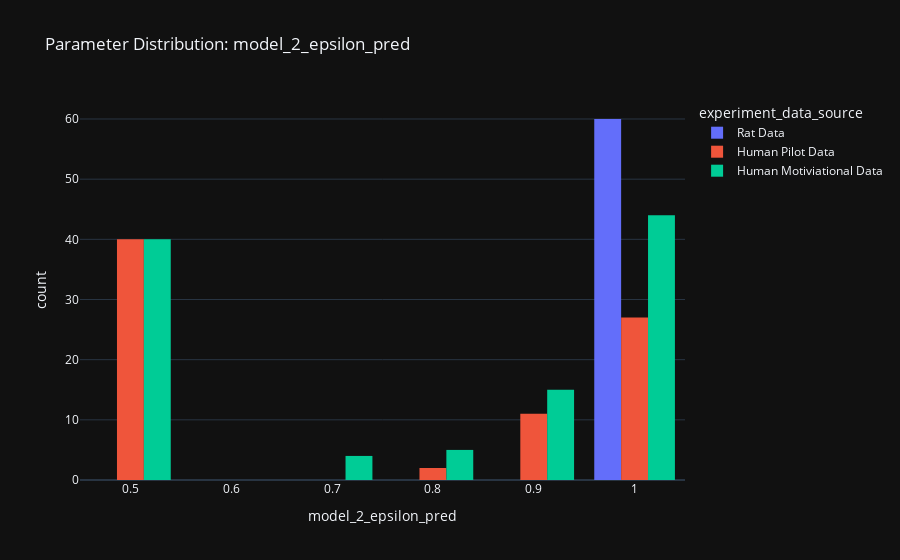

Here is the notebook cell this chart was saved with:
### Code cell
PARAMETER = 'model_2_epsilon_pred'
fig = px.histogram(final_df, x=PARAMETER, color='experiment_data_source', title=f'Parameter Distribution: {PARAMETER}', nbins=10)
fig.update_layout(barmode='group', template='plotly_dark')
fig.show()

### Figure 1 — Plotly figure (JSON) as saved in the notebook; plotly's stock layout.template omitted (floating-point values rounded to 4 significant figures)
{"data": [{"alignmentgroup": "True", "bingroup": "x", "hovertemplate": "experiment_data_source=Rat Data<br>model_2_epsilon_pred=%{x}<br>count=%{y}<extra></extra>", "legendgroup": "Rat Data", "marker": {"color": "#636efa", "pattern": {"shape": ""}}, "name": "Rat Data", "nbinsx": 10, "offsetgroup": "Rat Data", "orientation": "v", "showlegend": true, "type": "histogram", "x": [1, 1, 1, 1, 1, 1, 1, 1, 1, 1, 1, 1, 1, 1, 1, 1, 1, 1, 1, 1, 1, 1, 1, 1, 1, 1, 1, 1, 1, 1, 1, 1, 1, 1, 1, 1, 1, 1, 1, 1, 1, 1, 1, 1, 1, 1, 1, 1, 1, 1, 1, 1, 1, 1, 1, 1, 1, 1, 1, 1], "xaxis": "x", "yaxis": "y"}, {"alignmentgroup": "True", "bingroup": "x", "hovertemplate": "experiment_data_source=Human Pilot Data<br>model_2_epsilon_pred=%{x}<br>count=%{y}<extra></extra>", "legendgroup": "Human Pilot Data", "marker": {"color": "#EF553B", "pattern": {"shape": ""}}, "name": "Human Pilot Data", "nbinsx": 10, "offsetgroup": "Human Pilot Data", "orientation": "v", "showlegend": true, "type": "histogram", "x": [1, 1, 0.915, 1, 0.881, 0.949, 1, 0.949, 1, 0.983, 0.975, 0.949, 1, 1, 1, 0.983, 1, 1, 1, 1, 0.5, 0.5, 0.5, 0.5, 0.5, 0.5, 0.5, 0.5, 0.5, 0.5, 0.5, 0.5, 0.5, 0.5, 0.5, 0.5, 0.5, 0.5, 0.5, 0.5, 0.949, 1, 1, 1, 0.78, 0.881, 1, 1, 0.915, 1, 1, 0.915, 1, 0.915, 1, 0.983, 0.78, 0.915, 1, 1, 0.5, 0.5, 0.5, 0.5, 0.5, 0.5, 0.5, 0.5, 0.5, 0.5, 0.5, 0.5, 0.5, 0.5, 0.5, 0.5, 0.5, 0.5, 0.5, 0.5], "xaxis": "x", "yaxis": "y"}, {"alignmentgroup": "True", "bingroup": "x", "hovertemplate": "experiment_data_source=Human Motiviational Data<br>model_2_epsilon_pred=%{x}<br>count=%{y}<extra></extra>", "legendgroup": "Human Motiviational Data", "marker": {"color": "#00cc96", "pattern": {"shape": ""}}, "name": "Human Motiviational Data", "nbinsx": 10, "offsetgroup": "Human Motiviational Data", "orientation": "v", "showlegend": true, "type": "histogram", "x": [1, 1, 1, 1, 0.5, 1, 0.949, 1, 0.847, 1, 1, 0.678, 0.983, 0.915, 0.983, 0.712, 1, 1, 0.5, 0.5, 0.5, 0.5, 0.5, 0.5, 0.5, 0.5, 0.5, 0.5, 0.5, 0.5, 0.5, 0.5, 0.5, 0.5, 0.5, 0.5, 1, 0.941, 0.915, 0.847, 0.983, 0.5, 1, 0.915, 0.712, 0.983, 1, 0.949, 1, 0.746, 1, 1, 0.814, 1, 0.5, 0.5, 0.5, 0.5, 0.5, 0.5, 0.5, 0.5, 0.5, 0.5, 0.5, 0.5, 0.5, 0.5, 0.5, 0.5, 0.5, 0.5, 0.908, 1, 1, 0.992, 0.5, 1, 0.992, 0.975, 0.908, 0.924, 1, 1, 0.773, 0.975, 0.992, 1, 0.908, 0.992, 1, 0.874, 0.908, 0.908, 0.5, 1, 0.924, 0.992, 0.84, 1, 1, 1, 1, 1, 1, 1, 1, 0.941], "xaxis": "x", "yaxis": "y"}], "layout": {"barmode": "group", "legend": {"title": {"text": "experiment_data_source"}, "tracegroupgap": 0}, "title": {"text": "Parameter Distribution: model_2_epsilon_pred"}, "xaxis": {"anchor": "y", "domain": [0, 1], "title": {"text": "model_2_epsilon_pred"}}, "yaxis": {"anchor": "x", "domain": [0, 1], "title": {"text": "count"}}}}
